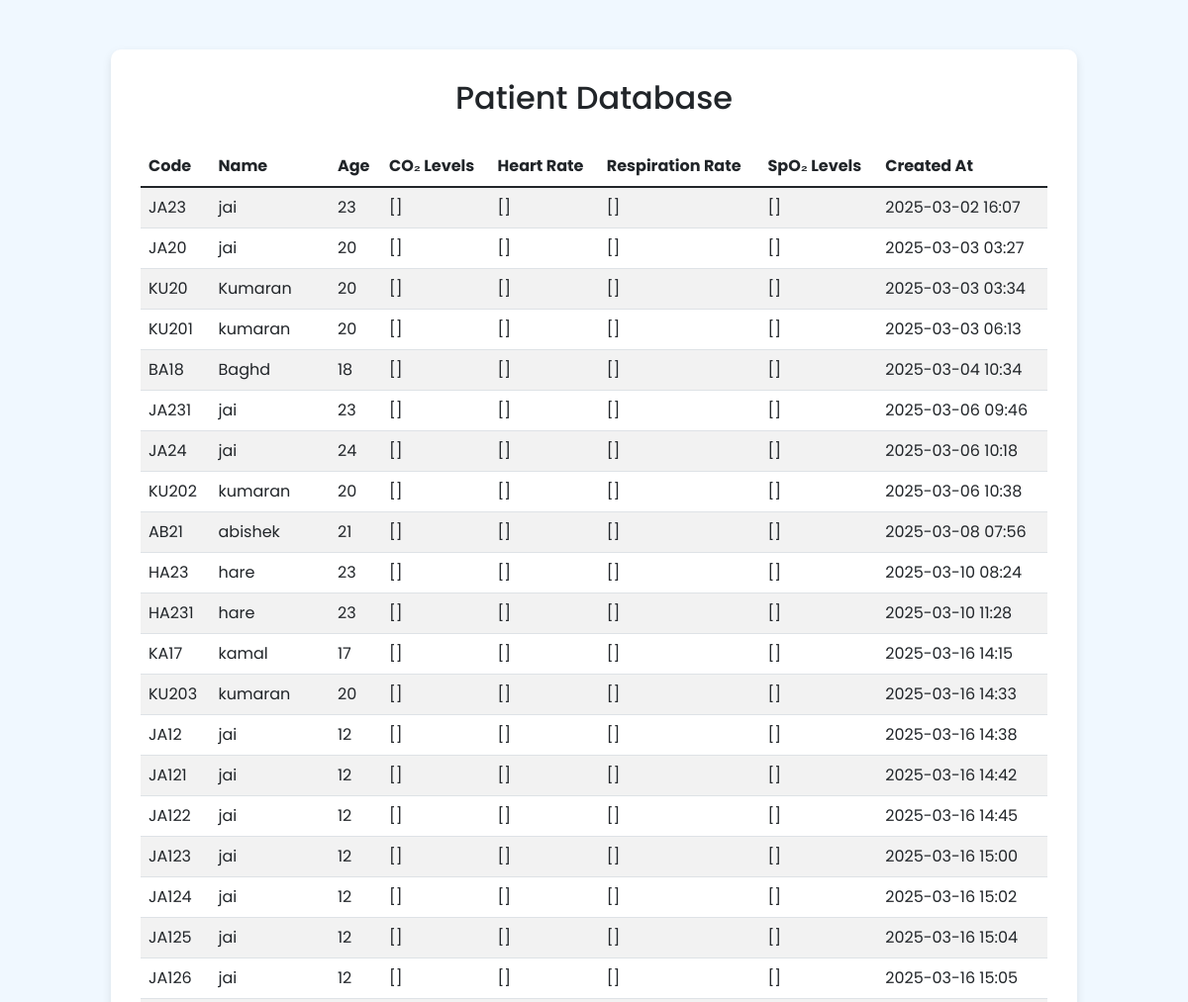
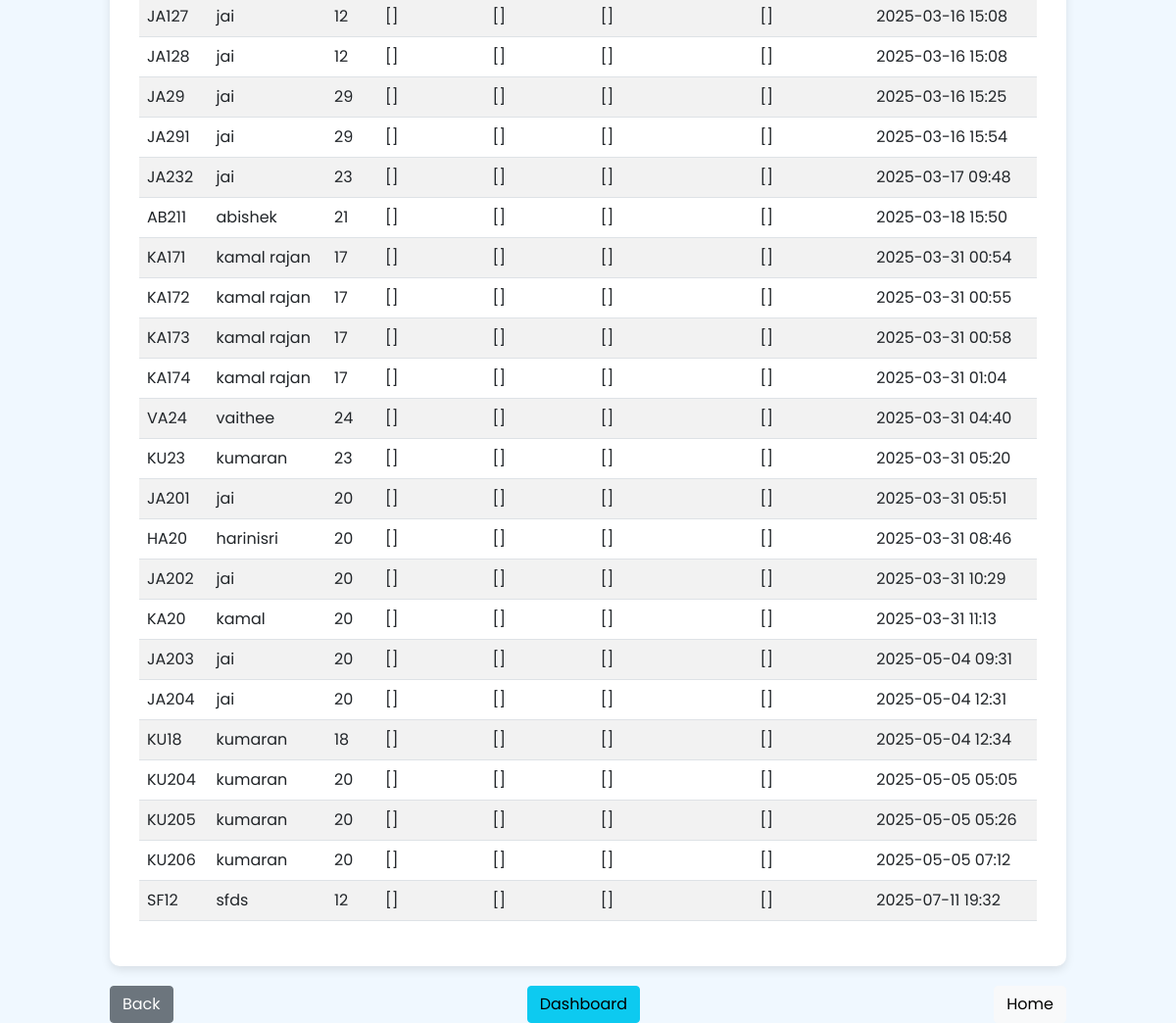
The app's page /patient_database/ (signed in) with its own data (2 pictures, top to bottom).
### dose/models.py (models this page shows, shortened)
class PatientRecord(models.Model):
    name = models.CharField(max_length=100)
    age = models.IntegerField()
    code = models.CharField(max_length=10, unique=True, blank=True)
    co2_levels = models.JSONField(default=list)
    heart_rate = models.JSONField(default=list)
    respiration_rate = models.JSONField(default=list)
    spo2_levels = models.JSONField(default=list)
    created_at = models.DateTimeField(default=timezone.now)

### dose/views.py (the view)
# urls.py: path("patient_database/", views.patient_database, name="patient_database"),
@login_required
def patient_database(request):
    records = PatientRecord.objects.all()
    return render(request, "patient_database.html", {"records": records})

### dose/templates/patient_database.html (shortened to what this page needs)
<!DOCTYPE html>
<html lang="en">
<head>
    <link href="https://cdn.jsdelivr.net/npm/bootstrap@5.1.3/dist/css/bootstrap.min.css" rel="stylesheet">
</head>
<body>
    <div class="container">
        <div class="table-container">
            <h2>Patient Database</h2>
            <div class="table-responsive">
                <table class="table table-striped">
                    <thead>
                        <tr>
                            <th>Code</th>
                            <th>Name</th>
                            <th>Age</th>
                            <th>CO₂ Levels</th>
                            <th>Heart Rate</th>
                            <th>Respiration Rate</th>
                            <th>SpO₂ Levels</th>
                            <th>Created At</th>
                        </tr>
                    </thead>
                    <tbody>
                        {% for record in records %}
                        <tr>
                            <td>{{ record.code }}</td>
                            <td>{{ record.name }}</td>
                            <td>{{ record.age }}</td>
                            <td>{{ record.co2_levels }}</td>
                            <td>{{ record.heart_rate }}</td>
                            <td>{{ record.respiration_rate }}</td>
                            <td>{{ record.spo2_levels }}</td>
                            <td>{{ record.created_at|date:"Y-m-d H:i" }}</td>
                        </tr>
                        {% empty %}
                        <tr>
                            <td colspan="8" class="text-center">No patient records found.</td>
                        </tr>
                        {% endfor %}
                    </tbody>
                </table>
            </div>
        </div>
        <div class="btn-container">
            <a href="{% url 'login_success' %}" class="btn btn-secondary">Back</a>
            <a href="{% url 'home' %}" class="btn btn-info">Dashboard</a>
            <a href="{% url 'index' %}" class="btn btn-light">Home</a>
        </div>
    </div>
</body>
</html>

### dose/templates/patient_database.html (style rules this page uses)
body { font-family: 'Poppins', sans-serif; background-color: #f0f8ff; }
.container { max-width: 1000px; margin-top: 50px; }
.table-container { background-color: #ffffff; padding: 30px; border-radius: 10px; box-shadow: 0 4px 10px rgba(0, 0, 0, 0.1); overflow-x: auto; }
.table-container h2 { text-align: center; margin-bottom: 30px; }
.table th, .table td { vertical-align: middle; }
.btn-container { margin-top: 20px; display: flex; justify-content: space-between; flex-wrap: wrap; }

### records on screen
PatientRecord: code "JA23", name "jai", age "23", co2_levels "[]", heart_rate "[]", respiration_rate "[]", spo2_levels "[]", created_at "2025-03-02 16:07"
PatientRecord: code "JA20", name "jai", age "20", co2_levels "[]", heart_rate "[]", respiration_rate "[]", spo2_levels "[]", created_at "2025-03-03 03:27"
PatientRecord: code "KU20", name "Kumaran", age "20", co2_levels "[]", heart_rate "[]", respiration_rate "[]", spo2_levels "[]", created_at "2025-03-03 03:34"
PatientRecord: code "KU201", name "kumaran", age "20", co2_levels "[]", heart_rate "[]", respiration_rate "[]", spo2_levels "[]", created_at "2025-03-03 06:13"
PatientRecord: code "BA18", name "Baghd", age "18", co2_levels "[]", heart_rate "[]", respiration_rate "[]", spo2_levels "[]", created_at "2025-03-04 10:34"
PatientRecord: code "JA231", name "jai", age "23", co2_levels "[]", heart_rate "[]", respiration_rate "[]", spo2_levels "[]", created_at "2025-03-06 09:46"
PatientRecord: code "JA24", name "jai", age "24", co2_levels "[]", heart_rate "[]", respiration_rate "[]", spo2_levels "[]", created_at "2025-03-06 10:18"
PatientRecord: code "KU202", name "kumaran", age "20", co2_levels "[]", heart_rate "[]", respiration_rate "[]", spo2_levels "[]", created_at "2025-03-06 10:38"
PatientRecord: code "AB21", name "abishek", age "21", co2_levels "[]", heart_rate "[]", respiration_rate "[]", spo2_levels "[]", created_at "2025-03-08 07:56"
PatientRecord: code "HA23", name "hare", age "23", co2_levels "[]", heart_rate "[]", respiration_rate "[]", spo2_levels "[]", created_at "2025-03-10 08:24"
PatientRecord: code "HA231", name "hare", age "23", co2_levels "[]", heart_rate "[]", respiration_rate "[]", spo2_levels "[]", created_at "2025-03-10 11:28"
PatientRecord: code "KA17", name "kamal", age "17", co2_levels "[]", heart_rate "[]", respiration_rate "[]", spo2_levels "[]", created_at "2025-03-16 14:15"
PatientRecord: code "KU203", name "kumaran", age "20", co2_levels "[]", heart_rate "[]", respiration_rate "[]", spo2_levels "[]", created_at "2025-03-16 14:33"
PatientRecord: code "JA12", name "jai", age "12", co2_levels "[]", heart_rate "[]", respiration_rate "[]", spo2_levels "[]", created_at "2025-03-16 14:38"
PatientRecord: code "JA121", name "jai", age "12", co2_levels "[]", heart_rate "[]", respiration_rate "[]", spo2_levels "[]", created_at "2025-03-16 14:42"
PatientRecord: code "JA122", name "jai", age "12", co2_levels "[]", heart_rate "[]", respiration_rate "[]", spo2_levels "[]", created_at "2025-03-16 14:45"
PatientRecord: code "JA123", name "jai", age "12", co2_levels "[]", heart_rate "[]", respiration_rate "[]", spo2_levels "[]", created_at "2025-03-16 15:00"
PatientRecord: code "JA124", name "jai", age "12", co2_levels "[]", heart_rate "[]", respiration_rate "[]", spo2_levels "[]", created_at "2025-03-16 15:02"
PatientRecord: code "JA125", name "jai", age "12", co2_levels "[]", heart_rate "[]", respiration_rate "[]", spo2_levels "[]", created_at "2025-03-16 15:04"
PatientRecord: code "JA126", name "jai", age "12", co2_levels "[]", heart_rate "[]", respiration_rate "[]", spo2_levels "[]", created_at "2025-03-16 15:05"
PatientRecord: code "JA127", name "jai", age "12", co2_levels "[]", heart_rate "[]", respiration_rate "[]", spo2_levels "[]", created_at "2025-03-16 15:08"
PatientRecord: code "JA128", name "jai", age "12", co2_levels "[]", heart_rate "[]", respiration_rate "[]", spo2_levels "[]", created_at "2025-03-16 15:08"
PatientRecord: code "JA29", name "jai", age "29", co2_levels "[]", heart_rate "[]", respiration_rate "[]", spo2_levels "[]", created_at "2025-03-16 15:25"
PatientRecord: code "JA291", name "jai", age "29", co2_levels "[]", heart_rate "[]", respiration_rate "[]", spo2_levels "[]", created_at "2025-03-16 15:54"
PatientRecord: code "JA232", name "jai", age "23", co2_levels "[]", heart_rate "[]", respiration_rate "[]", spo2_levels "[]", created_at "2025-03-17 09:48"
PatientRecord: code "AB211", name "abishek", age "21", co2_levels "[]", heart_rate "[]", respiration_rate "[]", spo2_levels "[]", created_at "2025-03-18 15:50"
PatientRecord: code "KA171", name "kamal rajan", age "17", co2_levels "[]", heart_rate "[]", respiration_rate "[]", spo2_levels "[]", created_at "2025-03-31 00:54"
PatientRecord: code "KA172", name "kamal rajan", age "17", co2_levels "[]", heart_rate "[]", respiration_rate "[]", spo2_levels "[]", created_at "2025-03-31 00:55"
PatientRecord: code "KA173", name "kamal rajan", age "17", co2_levels "[]", heart_rate "[]", respiration_rate "[]", spo2_levels "[]", created_at "2025-03-31 00:58"
PatientRecord: code "KA174", name "kamal rajan", age "17", co2_levels "[]", heart_rate "[]", respiration_rate "[]", spo2_levels "[]", created_at "2025-03-31 01:04"
PatientRecord: code "VA24", name "vaithee", age "24", co2_levels "[]", heart_rate "[]", respiration_rate "[]", spo2_levels "[]", created_at "2025-03-31 04:40"
PatientRecord: code "KU23", name "kumaran", age "23", co2_levels "[]", heart_rate "[]", respiration_rate "[]", spo2_levels "[]", created_at "2025-03-31 05:20"
PatientRecord: code "JA201", name "jai", age "20", co2_levels "[]", heart_rate "[]", respiration_rate "[]", spo2_levels "[]", created_at "2025-03-31 05:51"
PatientRecord: code "HA20", name "harinisri", age "20", co2_levels "[]", heart_rate "[]", respiration_rate "[]", spo2_levels "[]", created_at "2025-03-31 08:46"
PatientRecord: code "JA202", name "jai", age "20", co2_levels "[]", heart_rate "[]", respiration_rate "[]", spo2_levels "[]", created_at "2025-03-31 10:29"
PatientRecord: code "KA20", name "kamal", age "20", co2_levels "[]", heart_rate "[]", respiration_rate "[]", spo2_levels "[]", created_at "2025-03-31 11:13"
PatientRecord: code "JA203", name "jai", age "20", co2_levels "[]", heart_rate "[]", respiration_rate "[]", spo2_levels "[]", created_at "2025-05-04 09:31"
PatientRecord: code "JA204", name "jai", age "20", co2_levels "[]", heart_rate "[]", respiration_rate "[]", spo2_levels "[]", created_at "2025-05-04 12:31"
PatientRecord: code "KU18", name "kumaran", age "18", co2_levels "[]", heart_rate "[]", respiration_rate "[]", spo2_levels "[]", created_at "2025-05-04 12:34"
PatientRecord: code "KU204", name "kumaran", age "20", co2_levels "[]", heart_rate "[]", respiration_rate "[]", spo2_levels "[]", created_at "2025-05-05 05:05"
PatientRecord: code "KU205", name "kumaran", age "20", co2_levels "[]", heart_rate "[]", respiration_rate "[]", spo2_levels "[]", created_at "2025-05-05 05:26"
PatientRecord: code "KU206", name "kumaran", age "20", co2_levels "[]", heart_rate "[]", respiration_rate "[]", spo2_levels "[]", created_at "2025-05-05 07:12"
PatientRecord: code "SF12", name "sfds", age "12", co2_levels "[]", heart_rate "[]", respiration_rate "[]", spo2_levels "[]", created_at "2025-07-11 19:32"
